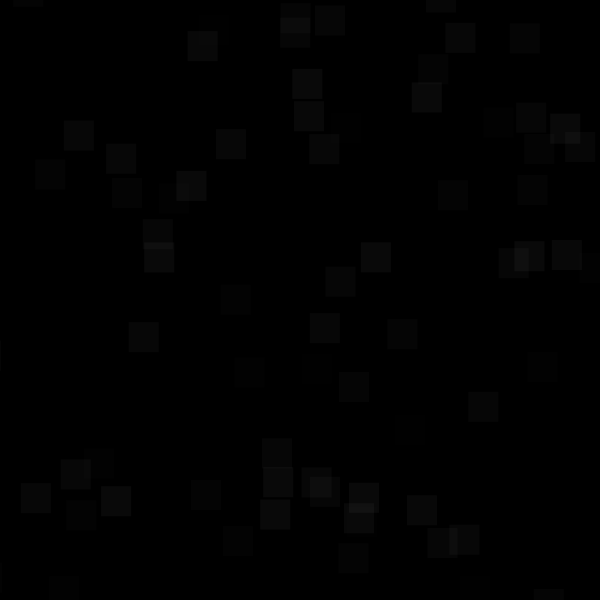
Frame 1 (no input)
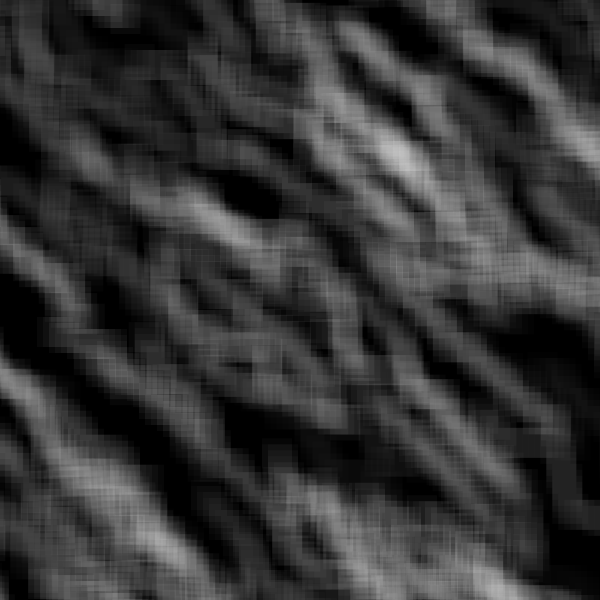
Frame 60 (the mouse pressed at the canvas centre just before this capture)
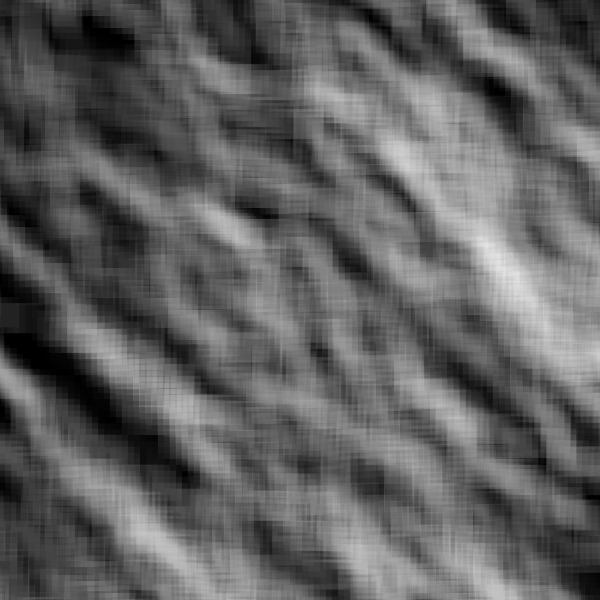
Frame 120 (the mouse held since frame 60 and released just before this capture)

The Processing sketch that drew these frames (run headless with seeded random() and noise(); from frame 60 on, the mouse is pressed at the canvas centre):

// Processing sketch: StepArray2D
// ── StepArray2D.pde
int num = 100;
float[][] pos = new float[num+1][num+1];    //2DArray = array of [100][100]
color[] colors = new color[num+1];    //Color array

void setup() 
{
  size(600, 600);
  background(0);
  noStroke();

  for (int i = 0; i < pos.length; i++)   //loop for y (second [num])
  {
    pos[0][i] = random(-100, width);      //random position x
    pos[i][0] = random(-100, height);     //random position y
    colors[i] = color(255,255,255,random(0,10));     //random color
  }
}

void draw() 
{
  for (int i = 1; i < pos.length; i++)   //loop for y (second [num])
  {
    fill(colors[i]);
    rect(pos[0][i], pos[i][0], 30, 30);     //rect(position of array, position of array, size, size)
    
    float rand = random(-1,1);
    
    if(rand >= 0)  
    {
      pos[0][i] += 6;     //movement
    } 
    else 
    {
      pos[i][0] += 6;    //movement
    }
    
    if(pos[0][i] >= width || pos[i][0] >= height)    //random if greater than or equal to height or width
    {
      pos[0][i] = random(-100, width);    //random between -100 and num
      pos[i][0] = random(-100, height);
    }
  
  }
}
